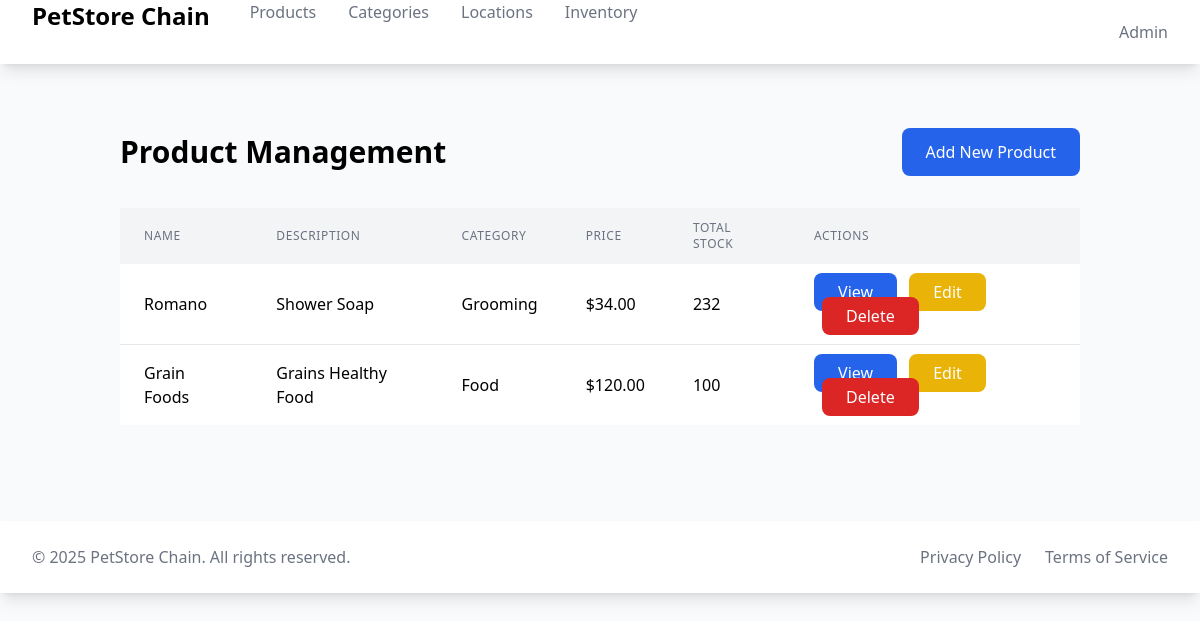
/products/, run on an earlier commit of the app's database.
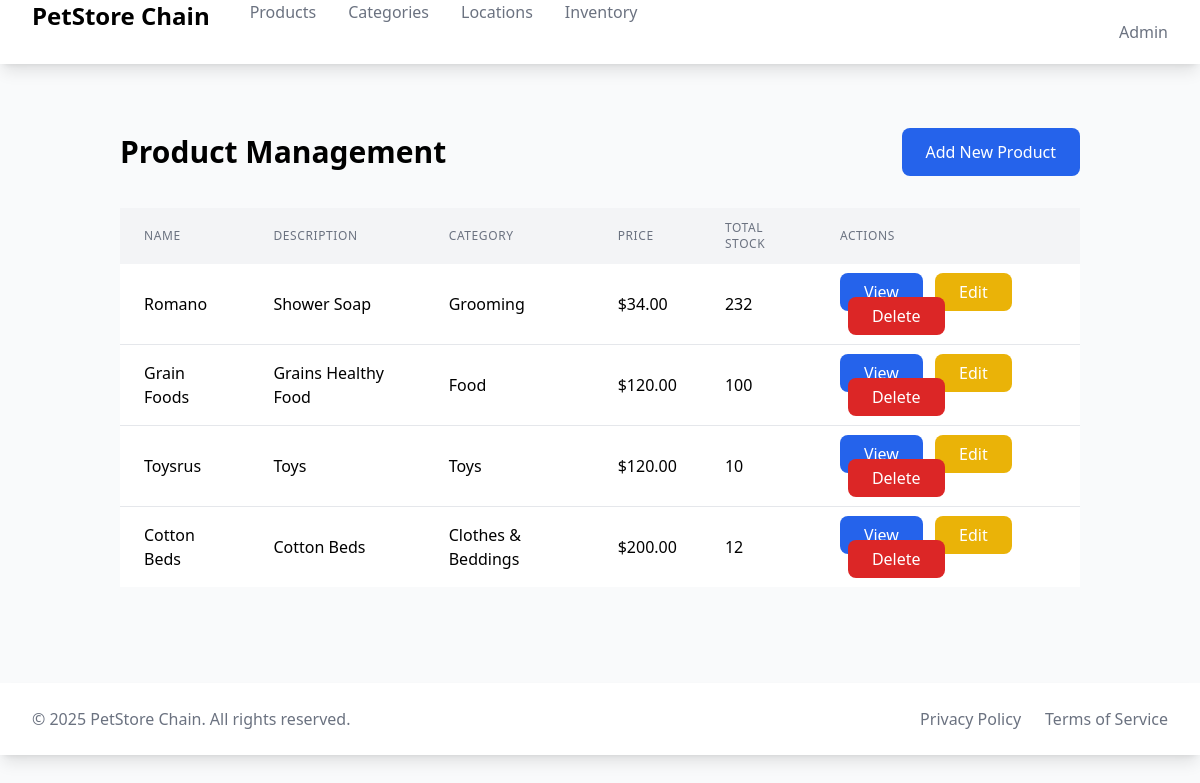
And on a later commit of the database.
### products/models.py (models this page shows, shortened)
class Product(models.Model):
    name = models.CharField(max_length=200)
    description = models.TextField(blank=True)
    price = models.DecimalField(max_digits=10, decimal_places=2)
    total_stock = models.PositiveIntegerField(
        default=0,
        verbose_name="Total Stock",
        help_text="Total available stock across all locations"
    )
    category = models.ForeignKey(Category, on_delete=models.CASCADE, related_name='products')
    created_at = models.DateTimeField(auto_now_add=True)

class Category(models.Model):
    name = models.CharField(max_length=100)
    description = models.TextField(blank=True)

### products/views.py (the view)
# urls.py: path('', ProductListView.as_view(), name='product_list'),
class ProductListView(ListView):
    model = Product
    template_name = 'products/product_list.html'
    context_object_name = 'products'

### products/templates/products/product_list.html
{% extends "base.html" %}
{% block content %}
<div class="container mx-auto px-4 py-8">
    <div class="flex justify-between items-center mb-8">
        <h1 class="text-3xl font-bold">Product Management</h1>
        <a href="{% url 'products:product_create' %}" class="bg-blue-600 text-white px-6 py-3 rounded-lg hover:bg-blue-700">
            Add New Product
        </a>
    </div>
    <div class="overflow-x-auto">
        <table class="min-w-full bg-white">
            <thead class="bg-gray-100">
                <tr>
                    <th class="px-6 py-3 text-left text-xs font-medium text-gray-500 uppercase tracking-wider">Name</th>
                    <th class="px-6 py-3 text-left text-xs font-medium text-gray-500 uppercase tracking-wider">Description</th>
                    <th class="px-6 py-3 text-left text-xs font-medium text-gray-500 uppercase tracking-wider">Category</th>
                    <th class="px-6 py-3 text-left text-xs font-medium text-gray-500 uppercase tracking-wider">Price</th>
                    <th class="px-6 py-3 text-left text-xs font-medium text-gray-500 uppercase tracking-wider">Total Stock</th>
                    <th class="px-6 py-3 text-left text-xs font-medium text-gray-500 uppercase tracking-wider">Actions</th>
                </tr>
            </thead>
            <tbody class="divide-y divide-gray-200">
                {% for product in products %}
                <tr>
                    <td class="px-6 py-4">{{ product.name }}</td>
                    <td class="px-6 py-4">{{ product.description }}</td>
                    <td class="px-6 py-4">{{ product.category.name }}</td>
                    <td class="px-6 py-4">${{ product.price }}</td>
                    <td class="px-6 py-4">{{ product.total_stock }}</td>
                    <td class="px-6 py-4 space-x-2">
                        <a href="{% url 'products:product_detail' product.id %}" class="bg-blue-600 text-white px-6 py-2 rounded-lg hover:bg-blue-700">View</a>
                        <a href="{% url 'products:product_update' product.id %}" class="bg-yellow-500 text-white px-6 py-2 rounded-lg hover:bg-yellow-600">Edit</a>
                        <a href="{% url 'products:product_delete' product.id %}" class="bg-red-600 text-white px-6 py-2 rounded-lg hover:bg-red-700">Delete</a>
                    </td>
                </tr>
                {% endfor %}
            </tbody>
        </table>
    </div>
</div>
{% endblock %}

### theme/templates/base.html (shortened to what this page needs)
<!DOCTYPE html>
<html lang="en">
<head>
    <script src="https://cdn.tailwindcss.com"></script>
    <link href="https://cdnjs.cloudflare.com/ajax/libs/flowbite/2.2.0/flowbite.min.css" rel="stylesheet" />
</head>
<body class="bg-gray-50">
    {% include 'partials/navbar.html' %}
    <div class="container mx-auto px-4 py-8">
        {% block content %}
        {% endblock %}
    </div>
    {% include 'partials/footer.html' %}
</body>
</html>

### theme/templates/partials/navbar.html
<nav class="bg-white shadow-lg">
    <div class="max-w-7xl mx-auto px-4 sm:px-6 lg:px-8">
        <div class="flex justify-between h-16">
            <div class="flex">
                <div class="flex-shrink-0">
                    <a href="/" class="text-2xl font-bold text-primary">
                        PetStore Chain
                    </a>
                </div>
                <div class="hidden md:flex md:space-x-8 md:ml-10">
                    <a href="{% url 'products:product_list' %}" class="text-gray-500 hover:text-primary">
                        Products
                    </a>
                    <a href="{% url 'products:category_list' %}" class="text-gray-500 hover:text-primary">
                        Categories
                    </a>
                    <a href="{% url 'locations:list' %}" class="text-gray-500 hover:text-primary">
                        Locations
                    </a>
                    <a href="{% url 'inventory:inventory-list' %}" class="text-gray-500 hover:text-primary">
                        Inventory
                    </a>
                </div>
            </div>
            <div class="flex items-center">
                <div class="flex-shrink-0">
                    <a href="{% url 'admin:index' %}" class="text-gray-500 hover:text-primary">
                        Admin
                    </a>
                </div>
            </div>
        </div>
    </div>
</nav>

### theme/templates/partials/footer.html
<footer class="bg-white shadow-lg mt-8">
    <div class="max-w-7xl mx-auto py-6 px-4 sm:px-6 lg:px-8">
        <div class="flex justify-between">
            <div class="text-gray-500">
                &copy; 2025 PetStore Chain. All rights reserved.
            </div>
            <div class="flex space-x-6">
                <a href="#" class="text-gray-500 hover:text-primary">
                    Privacy Policy
                </a>
                <a href="#" class="text-gray-500 hover:text-primary">
                    Terms of Service
                </a>
            </div>
        </div>
    </div>
</footer>

What changed in the data, as far as the page shows it:
added Product: name "Toysrus", description "Toys", category.name "Toys", price "120.00", total_stock "10"
added Product: name "Cotton Beds", description "Cotton Beds", category.name "Clothes & Beddings", price "200.00", total_stock "12"
